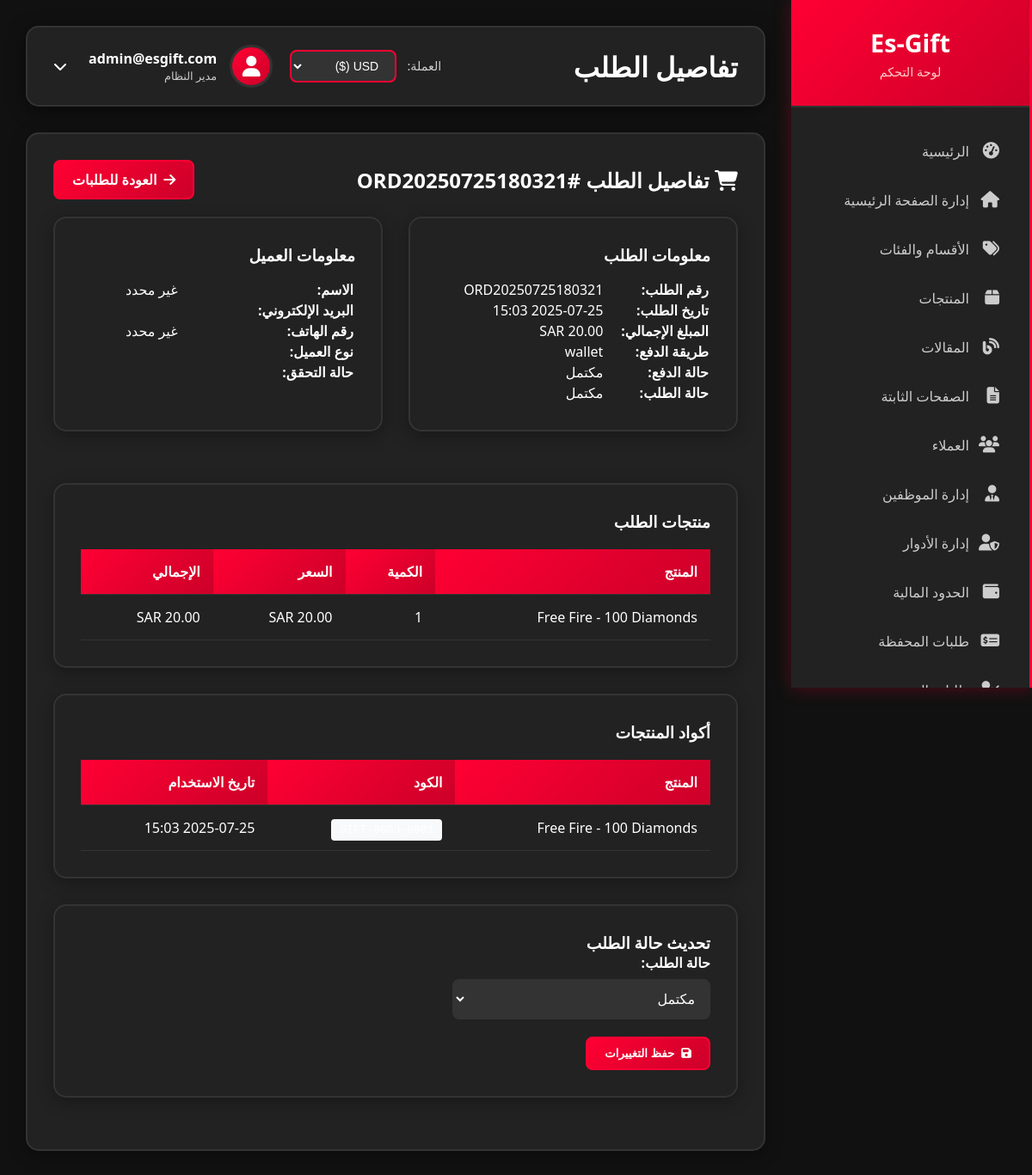
/admin/order/9 (signed in), run on an earlier commit of the app's database.
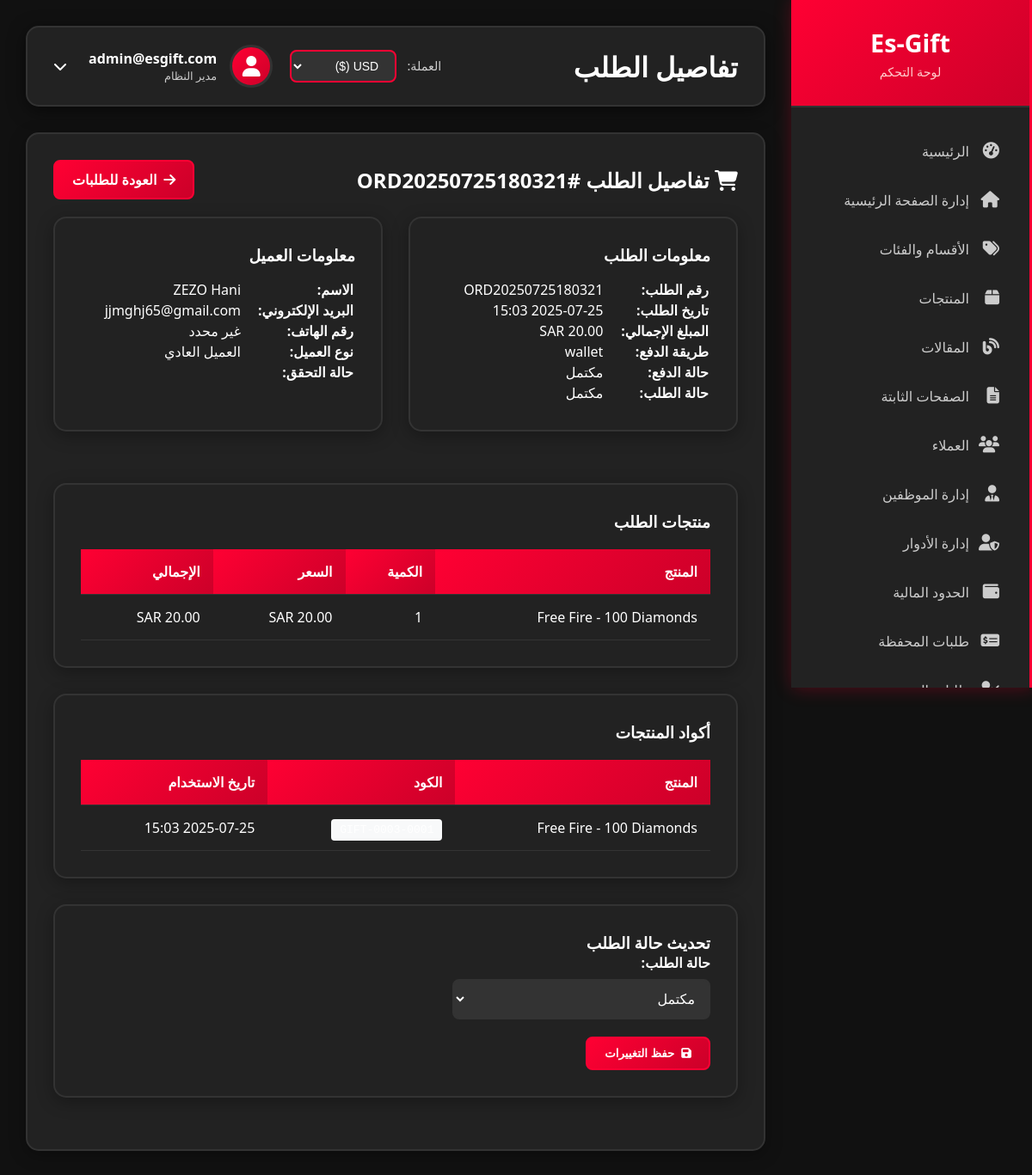
And on a later commit of the database.
### models.py (models this page shows)
class User(UserMixin, db.Model):
    id = db.Column(db.Integer, primary_key=True)
    username = db.Column(db.String(80), unique=True, nullable=True)  # اسم المستخدم
    email = db.Column(db.String(120), unique=True, nullable=False)
    password_hash = db.Column(db.String(120), nullable=False)
    full_name = db.Column(db.String(100))
    phone = db.Column(db.String(20))
    birth_date = db.Column(db.Date)
    nationality = db.Column(db.String(50))
    customer_type = db.Column(db.String(20), default='regular')  # regular, kyc, reseller
    kyc_status = db.Column(db.String(20), default='none')  # none, pending, approved, rejected
    google_id = db.Column(db.String(100), unique=True, nullable=True)  # Google ID
    profile_picture = db.Column(db.String(300))  # صورة البروفايل من Google
    is_verified = db.Column(db.Boolean, default=False)  # تم التحقق من الإيميل
    email_verification_token = db.Column(db.String(100), nullable=True)  # رمز التحقق من الإيميل
    email_verification_sent_at = db.Column(db.DateTime, nullable=True)  # وقت إرسال رمز التحقق
    document_type = db.Column(db.String(50))  # national_id, passport, driver_license
    id_front_image = db.Column(db.String(200))
    id_back_image = db.Column(db.String(200))
    selfie_image = db.Column(db.String(200))
    passport_image = db.Column(db.String(200))
    driver_license_image = db.Column(db.String(200))
    face_photo_front = db.Column(db.String(200))
    face_photo_right = db.Column(db.String(200))
    face_photo_left = db.Column(db.String(200))
    is_admin = db.Column(db.Boolean, default=False)
    last_login = db.Column(db.DateTime)
    created_at = db.Column(db.DateTime, default=datetime.utcnow)
    preferred_currency = db.Column(db.String(3), default='USD')  # العملة المفضلة للمحفظة
    orders = db.relationship('Order', backref='user', lazy=True)

### admin_routes.py (the view)
@admin.route('/order/<int:order_id>')
@login_required
def order_detail(order_id):
    if not current_user.is_admin:
        return redirect(url_for('main.index'))
    order = Order.query.get_or_404(order_id)
    return render_template('admin/order_detail.html', order=order)

### templates/admin/order_detail.html (shortened to what the changed rows need)
{% extends "admin/base.html" %}
{% block page_title %}تفاصيل الطلب{% endblock %}
{% block content %}
<div class="content-card">
    <div style="display: flex; justify-content: space-between; align-items: center; margin-bottom: 20px;">
        <h2>
            <i class="fas fa-shopping-cart"></i>
            تفاصيل الطلب #{{ order.order_number }}
        </h2>
    </div>
    <div style="display: grid; grid-template-columns: 1fr 1fr; gap: 30px; margin-bottom: 30px;">
        <div class="content-card">
            <table style="width: 100%; margin-top: 15px;">
                <tr>
                    <td><strong>الاسم:</strong></td>
                    <td>{{ order.user.full_name or 'غير محدد' }}</td>
                </tr>
                <tr>
                    <td><strong>البريد الإلكتروني:</strong></td>
                    <td>{{ order.user.email }}</td>
                </tr>
                <tr>
                    <td><strong>رقم الهاتف:</strong></td>
                    <td>{{ order.user.phone or 'غير محدد' }}</td>
                </tr>
                <tr>
                    <td><strong>نوع العميل:</strong></td>
                    <td>
                        {% if order.user.customer_type == 'regular' %}
                            العميل العادي
                        {% elif order.user.customer_type == 'kyc' %}
                            العميل الموثق
                        {% elif order.user.customer_type == 'reseller' %}
                            الموزع
                        {% endif %}
                    </td>
                </tr>
            </table>
        </div>
    </div>
    <div class="content-card">
        <div class="table-container">
            <table class="data-table">
                <thead>
                    <tr>
                        <th>المنتج</th>
                        <th>الكمية</th>
                        <th>السعر</th>
                        <th>الإجمالي</th>
                    </tr>
                </thead>
            </table>
        </div>
    </div>
    {% if order.codes %}
    <div class="content-card">
        <div class="table-container">
            <table class="data-table">
                <thead>
                    <tr>
                        <th>المنتج</th>
                        <th>الكود</th>
                        <th>تاريخ الاستخدام</th>
                    </tr>
                </thead>
            </table>
        </div>
    </div>
    {% endif %}
</div>
{% endblock %}

What changed in the data, as far as the page shows it:
added User: user "ZEZO Hani", user.email "jjmghj65@gmail.com", user "غير محدد"
Also different on the page:
{{ order.user.full_name or 'غير محدد' }}: "غير محدد" → (not shown)
{{ order.user.phone or 'غير محدد' }}: "غير محدد" → (not shown)
text now shown: "العميل العادي"
